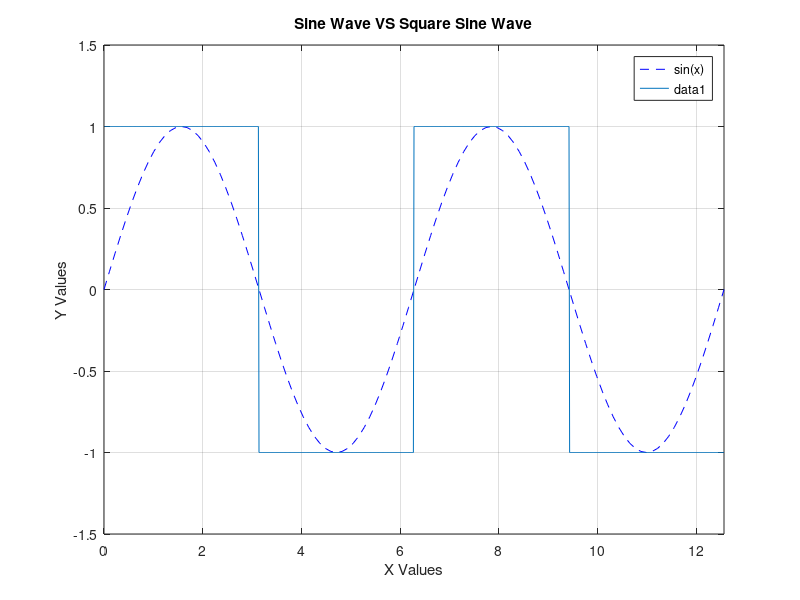

Write MATLAB code to recreate this figure.
%%%%%%%%%%%%%%%%%%%%%%%%%%%%%%%%%%%%%%%%%%%%%%%%%%%%%%%%%%%%%%%%%%%%%%%%%%%
%
%  Programmer(s) and Purdue Email Address(es):
%  1. Mark Luzarowski mluzarow@purdue.edu
%
%  Section: 017
%
%  Assignment #: 13.5
%
%  Academic Integrity Statement:
%
%       I/we have not used source code obtained from
%       any other unauthorized source, either modified
%       or unmodified.  Neither have I/we provided access
%       to my/our code to another. The project I/we am/are submitting
%       is my/our own original work.
%
%  Program Description: Plots a sine wave and plots a square wave version
%  of the sine wave.
%
%%%%%%%%%%%%%%%%%%%%%%%%%%%%%%%%%%%%%%%%%%%%%%%%%%%%%%%%%%%%%%%%%%%%%%%%%%%

% --- INPUTS ---
%The sin function.
sin_func = 'sin(x)';
%The index variable to following array.
index = 1;

% --- CALCULATIONS ---
%For loop creates array of values (4pi/1000) to (4pi) stored in calc_vec.
for i = (4*pi)/1000:(4*pi)/1000:4*pi
    calc_vec(:, index) = i;
    index = index + 1;
end

%For loop goes through every value in calc_vec, plugging said value into
%the sin(x) function and checking if the outcome is negative, positive, or
%zero.
for i = 1:1:index - 1
    %Puts value of current x value (found above) at given index into 
    %variable "x" for y value calculation stored in "sinval".
    x = calc_vec(i);
    sinval = eval(sin_func);
    %If result is negative, add -1 result in square_wave_vec at index i.
    if sinval < 0
        square_wave_vec(:,i) = -1;
    %If result is positive, add +1 result in square_wave_vec at index i.
    elseif sinval > 0
        square_wave_vec(:,i) = 1;
    %If result is zero, add 0 result in square_wave_vec at index i.
    else
        square_wave_vec(:,i) = 0;
    end
end

% --- OUTPUTS ----
%plots the orignial sin(x) function from 0 to 4pi.
fplot(sin_func, [0, 4*pi], 'b--');
%Holds the current plot.
hold on;
%plots the square wave data along side the sin(x) function's plot.
plot(calc_vec, square_wave_vec);
%Labels the axis accordingly.
title('Sine Wave VS Square Sine Wave');
xlabel('X Values');
ylabel('Y Values');
%turn grid on.
grid on;
%y-axis range set to be larger so one can more easily see the relationship
%between the square wave and the sin wave.
axis([0 4*pi -1.5 1.5]);
